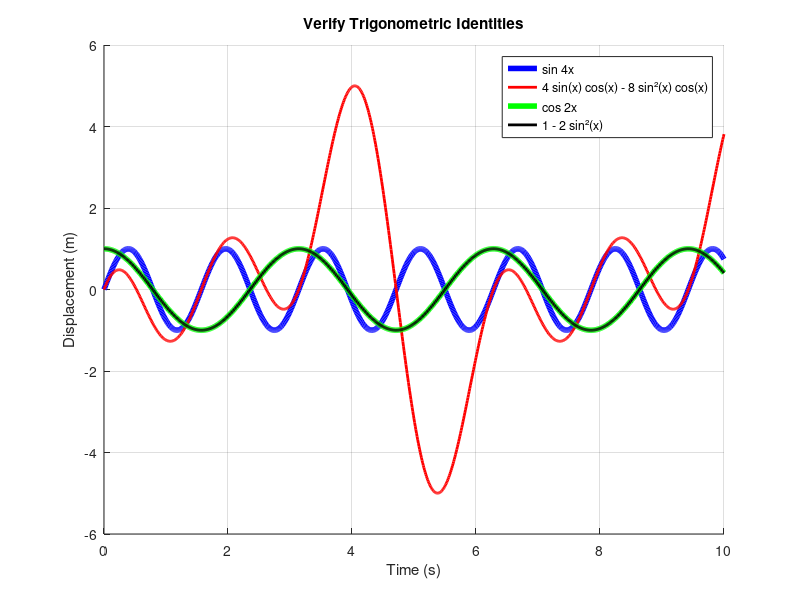

Source code (MATLAB):
#!/usr/bin/octave -q

% trigverify.m
% Date  : 12 August 2017
% Author: Ankit Pati

hold on;
grid on;

title('Verify Trigonometric Identities');
xlabel('Time (s)');
ylabel('Displacement (m)');

x = 0 : 0.01 : 10;

f      = sin(4 .* x);
f_dash = 4 .* sin(x) .* cos(x) - 8 .* sin(x).^2 .* cos(x);

plot(x, f     , 'color', 'blue' , 'linewidth', 4, 'DisplayName', 'sin 4x');
plot(x, f_dash, 'color', 'red'  , 'linewidth', 2, 'DisplayName',
                                          '4 sin(x) cos(x) - 8 sin²(x) cos(x)');

if f(9) == f_dash(9)
    disp("The identity is verified to hold at x = 9 for sin 4x.");
else
    disp("The identity is verified to be false for sin 4x.");
end

g      = cos(2 .* x);
g_dash = 1 - 2 .* sin(x).^2;

plot(x, g     , 'color', 'green', 'linewidth', 4, 'DisplayName', 'cos 2x');
plot(x, g_dash, 'color', 'black', 'linewidth', 2, 'DisplayName',
                                                               '1 - 2 sin²(x)');

if g(9) == g_dash(9)
    disp("The identity is verified to hold at x = 9 for cos 2x.");
else
    disp("The identity is verified to be false for cos 2x.");
end

legend('show');

drawnow();
input("Press enter key to terminate...");

% end of trigverify.m
